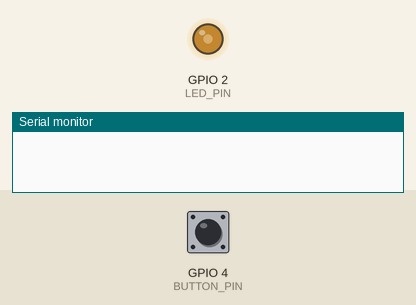
Recording of a program running on a simulated ESP32. Shown: output pins drawn as LEDs (lit = HIGH), the last lines printed to the serial monitor. Inputs (shaded band) come from the test bench; at power-on: GPIO 4 (BUTTON_PIN) HIGH.

Above: at 1.2 s.
1.3 s: GPIO 4 (BUTTON_PIN) pulled LOW for 0.15 s
At 1.95 s:
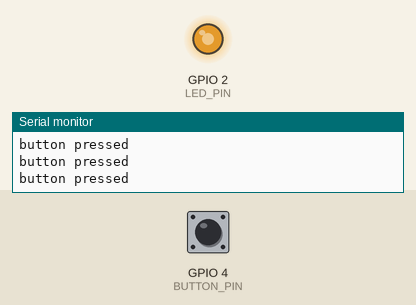
4.3 s: GPIO 4 (BUTTON_PIN) pulled LOW for 1 s
At 4.66 s:
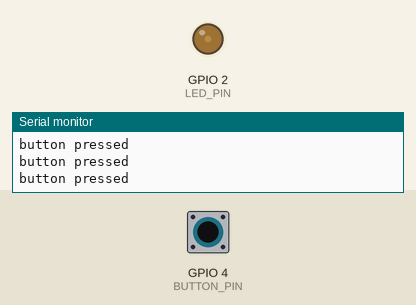
Timing chart, 0 to 13.3 s (numbered marks = the images above; inputs shaded):
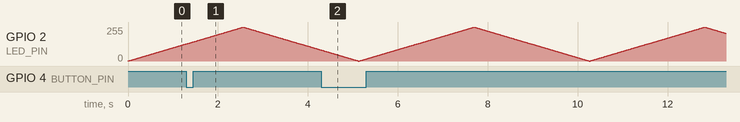

The program:

main.cpp
```cpp
#include <Arduino.h>
#include <esp_arduino_version.h>

#define BUTTON_PIN 4
#define LED_PIN 2

#define PWM_CHANNEL 0
#define PWM_FREQ 5000
#define PWM_RESOLUTION 8

void setBrightness(int brightness) {
#if ESP_ARDUINO_VERSION_MAJOR >= 3
    ledcWrite(LED_PIN, brightness);
#else
    ledcWrite(PWM_CHANNEL, brightness);
#endif
}

void setup() {
    Serial.begin(115200);
    pinMode(BUTTON_PIN, INPUT_PULLUP);

#if ESP_ARDUINO_VERSION_MAJOR >= 3
    ledcAttach(LED_PIN, PWM_FREQ, PWM_RESOLUTION);
#else
    ledcSetup(PWM_CHANNEL, PWM_FREQ, PWM_RESOLUTION);
    ledcAttachPin(LED_PIN, PWM_CHANNEL);
#endif
}

void loop() {
    // LED sáng dần
    for (int b = 0; b <= 255; b++) {
        setBrightness(b);

        if (digitalRead(BUTTON_PIN) == LOW) {
            Serial.println("button pressed");
        }

        delay(10);
    }

    // LED tối dần
    for (int b = 255; b >= 0; b--) {
        setBrightness(b);

        if (digitalRead(BUTTON_PIN) == LOW) {
            Serial.println("button pressed");
        }

        delay(10);
    }
}
```
